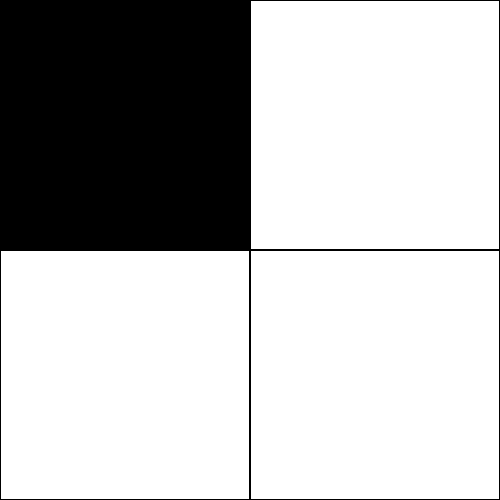
Frame 1 (no input)
Frame 60 (the mouse pressed at the canvas centre just before this capture): identical to frame 1, image omitted
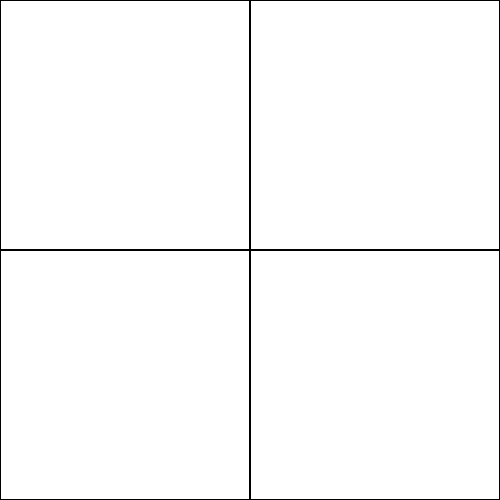
Frame 120 (the mouse held since frame 60 and released just before this capture)

The Processing sketch that drew these frames (run headless with seeded random() and noise(); from frame 60 on, the mouse is pressed at the canvas centre):

// Processing sketch: processing_103120
// ── processing_103120.pde

void setup() {
 size(500, 500); 
}

void draw() {
 background(0);
 stroke(0); 
  


// Cuadro superior izquierdo

fill(distance(0, 0, mouseX, mouseY));
rect(0, 0, width/2-1, height/2-1);


// Cuadro superior derecho
fill(distance(width, 0, mouseX, mouseY));
rect(width/2, 0, width/2-1, height/2-1);

//Cuadro inferior izquierdo

fill(distance(0, height, mouseX, mouseY));
rect(0, height/2, width/2-1, height/2-1);

// cuadro inferior derecho
fill(distance(width, height, mouseX, mouseY));
rect(width/2, height/2, width/2-1, height/2-1);

}

float distance(float x1, float y1, float x2, float y2)
{
  float dx = x1 - x2;
  float dy = y1 - y2;
  float d = sqrt(dx*dx + dy*dy);
  return d;
}
